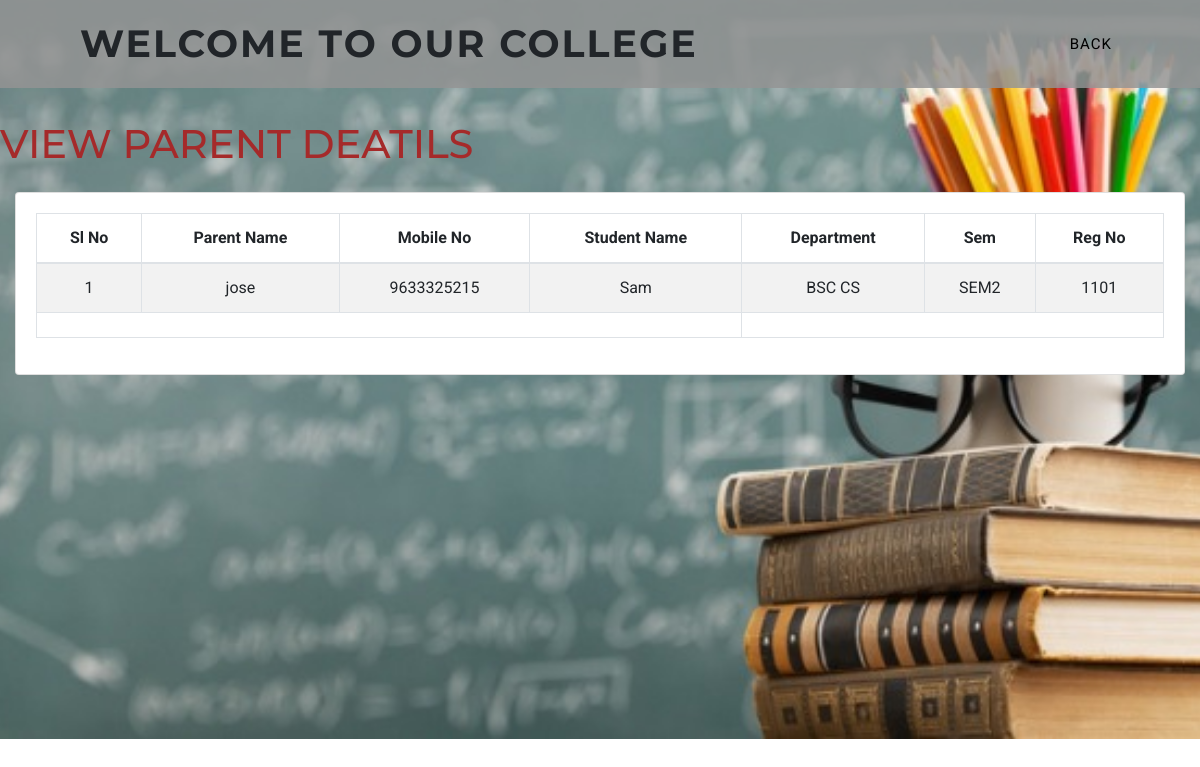
Screenshot of /view_parents.php with the database file from the repository.
### tables this page shows
CREATE TABLE `tbl_parent` (
  `parent_id` int(11) NOT NULL,
  `login_id` int(11) NOT NULL,
  `student_id` int(11) NOT NULL,
  `p_name` varchar(100) NOT NULL,
  `p_mail` varchar(100) NOT NULL,
  `p_mob` varchar(20) NOT NULL,
  `p_address` varchar(200) NOT NULL
);

CREATE TABLE `tbl_student` (
  `student_id` int(11) NOT NULL,
  `login_id` int(20) NOT NULL,
  `department_id` int(20) NOT NULL,
  `sem_id` int(20) NOT NULL,
  `reg_no` varchar(20) NOT NULL,
  `roll_no` varchar(20) NOT NULL,
  `stud_name` varchar(50) NOT NULL,
  `stud_email` varchar(50) NOT NULL,
  `stud_mob` varchar(50) NOT NULL,
  `stud_address` varchar(50) NOT NULL,
  `stud_guardian` varchar(20) NOT NULL,
  `status` varchar(50) NOT NULL DEFAULT '0'
);

CREATE TABLE `tbl_department` (
  `department_id` int(11) NOT NULL,
  `dpt_name` varchar(20) NOT NULL
);

CREATE TABLE `tbl_sem` (
  `sem_id` int(11) NOT NULL,
  `sem` varchar(20) NOT NULL
);

### view_parents.php (the view, shortened to what this page needs)
<!DOCTYPE html>
<html lang="zxx">
<head><meta http-equiv="Content-Type" content="text/html; charset=utf-8">
    <link href="css/bootstrap.css" type="text/css" rel="stylesheet" media="all">
    <link href="css/style.css" type="text/css" rel="stylesheet" media="all">
	<link rel="stylesheet" href="css/owl.theme.css" type="text/css" media="all">
	<link rel="stylesheet" href="css/owl.carousel.css" type="text/css" media="screen" property="" />
    <link href="css/fontawesome-all.min.css" rel="stylesheet">
</head>
<body>
    <div class="banner1">
        <header>
            <nav class="navbar navbar-expand-lg navbar-light bg-gradient-secondary pt-3">
               <h1><a class="navbar-brand" >WELCOME TO OUR COLLEGE
						</a></h1>
                <div class="collapse navbar-collapse" id="navbarSupportedContent">
                 <ul class="navbar-nav ml-auto">
                <li class="nav-item">
                  <a class="nav-link" href="officestaff.php">BACK</a>
                </li>
          </ul>
				</div>
			</nav>
        </header>
<br><br><br><br><br><h1 align="left" class="form_studss"><font color="brown">VIEW PARENT DEATILS</font></h1></br>
    <form action="attendance2.php" method="post">
            <span id="d">
<section class="content">
      <div class="container-fluid">
        <div class="card">
            <div class="card-body">
<table id="category_table" class="table table-bordered table-striped">
    <thead>
               <tr>
                  <th style="text-align: center;">Sl No</th>
                  <th style="text-align: center;">Parent Name</th>
                  <th style="text-align: center;">Mobile No</th>
                  <th style="text-align: center;">Student Name</th>
                  <th style="text-align: center;">Department</th>
                  <th style="text-align: center;">Sem</th>
                  <th style="text-align: center;">Reg No</th>
                </tr>
                </thead>
							<?php
		include "connect.php";
       $username = mysqli_query($con, "SELECT * FROM tbl_parent JOIN tbl_student ON tbl_parent.student_id=tbl_student.student_id JOIN tbl_department ON tbl_student.department_id=tbl_department.department_id JOIN tbl_sem ON tbl_student.sem_id=tbl_sem.sem_id");
		if(mysqli_num_rows($username)>0)
		{
		    $i=0;
			while ($row1=mysqli_fetch_array($username))
			 {
			 			$i++;			 	?>
			 	<tr>
                  <td align="center"><?php echo $i; ?></td>
                  <td align="center"><?php echo $row1['p_name']; ?></td>
                  <td align="center"><?php echo $row1['p_mob']; ?></td>
                  <td align="center"><?php echo $row1['stud_name']; ?></td>
                  <td align="center"><?php echo $row1['dpt_name']; ?></td>
                  <td align="center"><?php echo $row1['sem']; ?></td>
                  <td align="center"><?php echo $row1['reg_no']; ?></td>
                </tr>
			 		<?php
			 			}
			 		}
			 		?>
		<td colspan="4" class="text-center">
							</td>
					</table>
			</div>
</span>
</form>
</body>
</html>

### css/style.css (style rules this page uses)
body { margin: 0; font-family: 'Roboto', sans-serif; background: #fff; }
body a, .slider-info a { transition: 0.5s all; -webkit-transition: 0.5s all; -moz-transition: 0.5s all; -o-transition: 0.5s all; -ms-transition: 0.5s all; text-decoration: none; outline: none; }
h1, h2, h3, h4, h5, h6 { margin: 0; font-family: 'Montserrat', sans-serif; }
ul { margin: 0; padding: 0; }
ul { list-style-type: none; }
header h1, { line-height: 0; }
.navbar-light { padding: 1em 5em; position: absolute; z-index: 999; width: 100%; left: 0; background: #949494d6; }
.navbar-light .navbar-nav .nav-link { color: #000 !important; font-weight: 400; font-size: 15px; letter-spacing: 1px; }
.navbar-light .navbar-brand { color: #000000; font-size: 38px; font-family: 'Montserrat', sans-serif; font-weight: 700; letter-spacing: 2px; text-transform: uppercase; }
ul.navbar-nav.ml-auto { margin-top: 0px; }
.banner1 { background: url(../images/qqq.JPG) center no-repeat; -webkit-background-size: cover; -moz-background-size: cover; -o-background-size: cover; -ms-background-size: cover; background-size: cover; position: relative; height: 739px; }

### rows the page displays
tbl_parent: p_name "jose", p_mob "9633325215", student.stud_name "Sam", tbl_department.dpt_name "BSC CS", tbl_sem.sem "SEM2", student.reg_no "1101"
